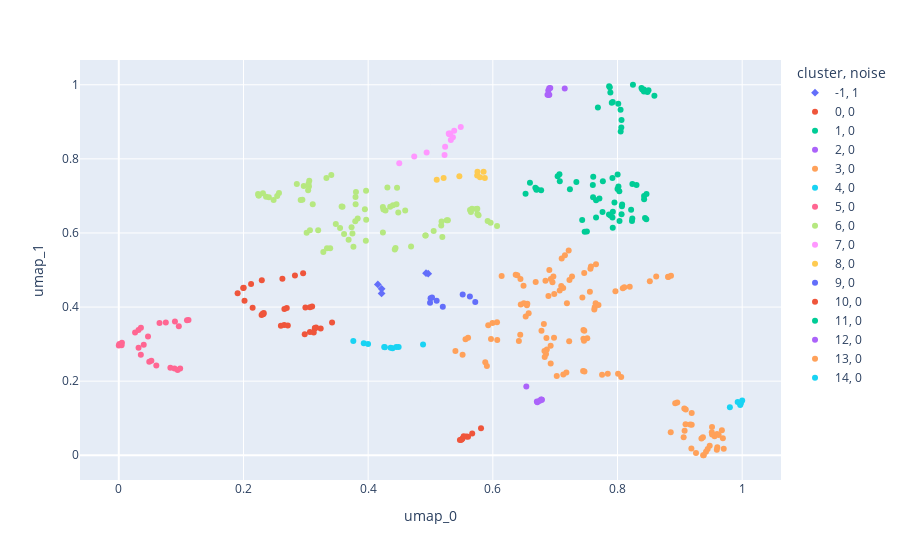

The cell this chart's notebook holds for it:
### Code cell
df_umap["cluster"] = [str(elt) for elt in clustering.labels_]
df_umap["noise"] = [int(elt==-1) for elt in clustering.labels_]
fig = px.scatter(
    df_umap,
    x="umap_0",
    y="umap_1",
    hover_data=[
        "title",
        "ID",
    ],
    color="cluster",
    symbol="noise",
    # color_continuous_scale=px.colors.qualitative.D3,
    category_orders={"cluster": list(np.sort(pd.unique(clustering.labels_)).astype(str))},
)
fig.show()
